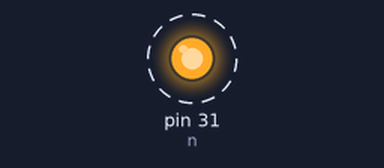
The sketch below on a simulated Arduino Mega 2560, built with avr-gcc and run on an emulated ATmega2560. On the bench: output pins drawn as LEDs (lit = HIGH). Dashed ring = blinking.

Above: at 0.2 s.
Timing chart, 0 to 3.5 s (numbered marks = the images above):
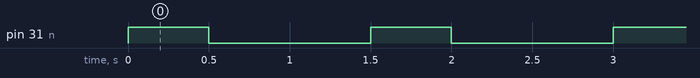

The sketch:

TestSolenoidCode.ino
```cpp
int n = 31;

void setup() {
  // put your setup code here, to run once:
  pinMode(n, OUTPUT);
  digitalWrite(n, LOW);
}

void loop() {
  // put your main code here, to run repeatedly:
  digitalWrite(n, HIGH);
  delay(500);
  digitalWrite(n, LOW);
  delay(1000);
}
```

Measured:
- by itself, pin 31 (n): alternates HIGH for 0.50 s and LOW for 1.0 s
